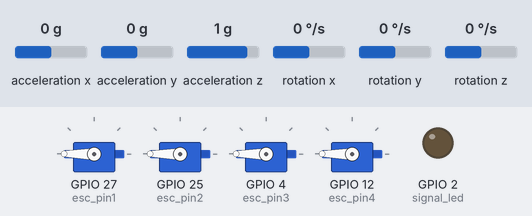
Bench run of a sketch on a simulated ESP32. On the bench: 4 × servo, output pins drawn as LEDs (lit = HIGH). Wiring (inferred from the names in the program): MPU-6050 motion sensor at I2C address 0x68. The test bench sets the inputs (shaded band); at power-on: acceleration x 0 g, acceleration y 0 g, acceleration z 1 g, rotation x 0 °/s, rotation y 0 °/s, rotation z 0 °/s. What the sketch prints to the serial monitor is not drawn.

Above: at 7.3 s.
At 16.3 s:
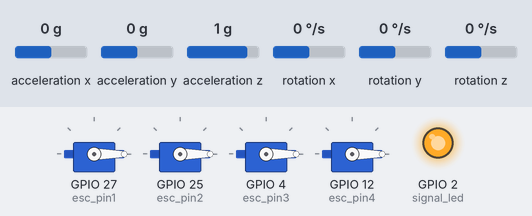
At 24.3 s:
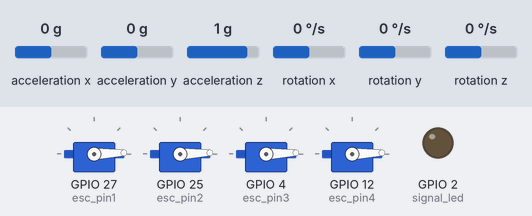
At 25.2 s:
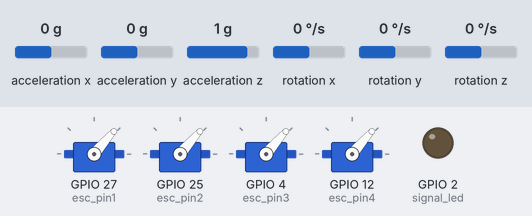
At 26.0 s:
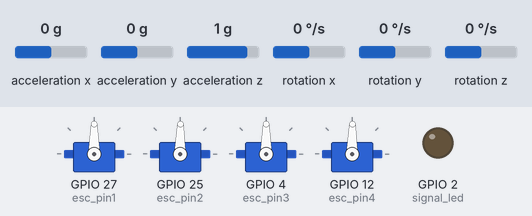
Timing chart, 0 to 27.5 s (numbered marks = the images above):
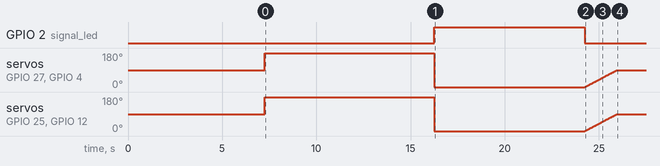

The sketch:

PID_Calibration_Pitch.ino
```cpp
/* --- THIS IS THE CODE TO TEST THE CALIBRATION FOR ESC's ---- */
/*
  Command : Setup -> Motor Start spinning at a startup rate

*/

#include "Wire.h"
#include "ESP32Servo.h"

//potentiometer - value
#define poten 39
float poten_rate;
float pwm_rate;

float longitude;
float latitude;

/* ---- GYROSCOPE VARIABLE ----*/
float RateRoll, RatePitch, RateYaw;  //Gyro Global Variables
//Calibration Variable
float RateCalibrationRoll, RateCalibrationPitch, RateCalibrationYaw;
int RateCalibrationNumber;

/* ---- ACCELEROMETER VARIABLE ----*/
float AccX, AccY, AccZ;
float AngleRoll, AnglePitch;

/* ---- ACCELERATION AND VELOCITY VARIABLE ---- */
float AccZInertial;
float VelocityVertical;

float LoopTimer;

/* ---- KALMAN FILTER VARIABLE ---- */
float KalmanAngleRoll = 0;
float KalmanUncertaintyAgleRoll = 2 * 2;
float KalmanAnglePitch = 0;
float KalmanUncertaintyAglePitch = 2 * 2;

float Kalman1DOutput[] = { 0, 0 };

//Filter Constant
float alpha = 0.98;

/* ---- PID VARIABLE VALUES ---- */
float DesiredRateRoll, DesiredRatePitch, DesiredRateYaw;
float ErrorRateRoll, ErrorRatePitch, ErrorRateYaw;
float InputRoll, InputThrottle, InputPitch, InputYaw;
float PrevErrorRateRoll, PrevErrorRatePitch, PrevErrorRateYaw;
float PrevErrorItermRateRoll, PrevErrorItermRatePitch, PrevErrorItermRateYaw;
float PrevItermRateRoll, PrevItermRatePitch, PrevItermRateYaw;
float PIDReturn[] = { 0, 0, 0 };
float IntegralPitch;

//PID Constant Variable
float PRateRoll = 0.5;
float PRatePitch = PRateRoll;
float PRateYaw = 2;

float IRateRoll = 0;
float IRatePitch = IRateRoll;
float IRateYaw = 12;

float DRateRoll = 0;
float DRatePitch = DRateRoll;
float DRateYaw = 0;

float MotorInput1, MotorInput2, MotorInput3, MotorInput4;

//Timing
unsigned long prevMillis = 0;
//float dt;

void Kalman_1d(float KalmanState, float KalmanUncertainty, float KalmanInput,
               float KalmanMeasurement) {
  KalmanState = KalmanState + 0.004 * KalmanInput;
  KalmanUncertainty = KalmanUncertainty + 0.004 * 0.004 * 4 * 4;

  float KalmanGain = KalmanUncertainty * 1 / (1 * KalmanUncertainty + 3 * 3);
  KalmanState = KalmanState + KalmanGain * (KalmanMeasurement - KalmanState);
  KalmanUncertainty = (1 - KalmanGain) * KalmanUncertainty;

  Kalman1DOutput[0] = KalmanState;
  Kalman1DOutput[1] = KalmanUncertainty;
}

#define signal_led 2

#define voltage_adc 36
float voltage;

#define min_thorttle 1148     //Min PPM Throttle
#define max_thorttle 1832     //Max PPM Throttle
#define center_throttle 1488  //Center PPM Throttle

#define arming 1832    //Arming PPM Signal
#define arm_time 2000  //ESC Arming Time

//Left ESC pin - A
#define esc_pin1 27  //Cw
#define esc_pin2 25  //CCW

//Right ESC pin - B
#define esc_pin3 4   //CW
#define esc_pin4 12  //CCW - Cyclone

//ESC Attach
Servo esc1;
Servo esc2;
Servo esc3;
Servo esc4;

double dt, last_time;
double rate, desired_rate, actual_rate;
float output_pid;

int incomingCom = 0;

void arming_signal() {
  Serial.println("ARMING ESC!");

  esc1.writeMicroseconds(arming);
  esc2.writeMicroseconds(arming);
  esc3.writeMicroseconds(arming);
  esc4.writeMicroseconds(arming);
  unsigned long now = millis();
  while (millis() < now + arm_time) {
    // wait for ESC to arm
  }
}

void calibrating() {
  Serial.println("Sending MAX throttle signal...");
  esc1.writeMicroseconds(max_thorttle);
  esc2.writeMicroseconds(max_thorttle);
  esc3.writeMicroseconds(max_thorttle);
  //esc4.writeMicroseconds(max_thorttle);
  delay(5000);
  Serial.println("Sending MIN throttle signal...");
  esc1.writeMicroseconds(min_thorttle);
  esc2.writeMicroseconds(min_thorttle);
  esc3.writeMicroseconds(min_thorttle);
  //esc4.writeMicroseconds(min_thorttle);
  delay(5000);
  Serial.println("Sending CENTER throttle signal...");
  esc1.writeMicroseconds(center_throttle);
  esc2.writeMicroseconds(center_throttle);
  esc3.writeMicroseconds(center_throttle);
  esc4.writeMicroseconds(center_throttle);
  delay(5000);

  Serial.println("ESC_ARMED!");
  Serial.println("ESC - Calibrated - Completed");
}

void soft_start_to_center() {
  int startPulse = min_thorttle;
  int endPulse = center_throttle;
  int stepSize = 2;    // µs per step (smaller = smoother, slower start)
  int delayTime = 10;  // ms between steps

  for (int pulse = startPulse; pulse <= endPulse; pulse += stepSize) {
    esc1.writeMicroseconds(pulse);
    esc2.writeMicroseconds(pulse);
    esc3.writeMicroseconds(pulse);
    esc4.writeMicroseconds(pulse);
    delay(delayTime);
  }
}


void gyro_signals(void) {  //Start I2C command

  //Configuring the MPU-6050 Gyroscope
  Wire.beginTransmission(0x68);
  //Switch on the low pass filter
  Wire.write(0x1A);
  Wire.write(0x05);
  Wire.endTransmission();

  //Access Register Story Accelerometer Measurements
  Wire.beginTransmission(0x68);
  Wire.write(0x1C);
  Wire.write(0x10);
  Wire.endTransmission();

  //Pulling Accelerometer Value
  Wire.beginTransmission(0x68);
  Wire.write(0x3B);
  Wire.endTransmission();
  Wire.requestFrom(0x68, 6);

  int16_t AccXLSB = Wire.read() << 8 | Wire.read();
  int16_t AccYLSB = Wire.read() << 8 | Wire.read();
  int16_t AccZLSB = Wire.read() << 8 | Wire.read();

  //Set the Sensitivity Scale Factor
  Wire.beginTransmission(0x68);
  Wire.write(0x1B);
  Wire.write(0x8);
  Wire.endTransmission();

  //Access Register Story Gyro Measurements
  Wire.beginTransmission(0x68);
  Wire.write(0x43);
  Wire.endTransmission();
  //Receiving X, Y, and Z axis information
  Wire.requestFrom(0x68, 6);

  int16_t GyroX = Wire.read() << 8 | Wire.read();  //X - axis
  int16_t GyroY = Wire.read() << 8 | Wire.read();  //Y - axis
  int16_t GyroZ = Wire.read() << 8 | Wire.read();  //Z - axis

  //Convert measurement to degrees per second
  RateRoll = (float)GyroX / 65.5;
  RatePitch = (float)GyroY / 65.5;
  RateYaw = (float)GyroZ / 65.5;

  //Convert Measurements to Physical Values
  AccX = (float)AccXLSB / 4096 - 0.06;
  AccY = (float)AccYLSB / 4096 - 0.01;
  AccZ = (float)AccZLSB / 4096 - 0.02;

  AngleRoll = atan(AccY / sqrt(AccX * AccX + AccZ * AccZ)) * 1 / (3.142 / 180);
  AnglePitch = -atan(AccX / sqrt(AccY * AccY + AccZ * AccZ)) * 1 / (3.142 / 180);
}

void pitch_pid() {
  //DesiredRatePitch = map(pwm_rate, min_thorttle, max_thorttle, -75, 70);
  DesiredRatePitch = 0;  //For Hovering
  ErrorRatePitch = DesiredRatePitch - AnglePitch;

  if ( -3 < DesiredRatePitch < 3) {
    IntegralPitch = IntegralPitch + (IRatePitch * (ErrorRatePitch * dt));
  }

  InputPitch = (PRatePitch * ErrorRatePitch) + IntegralPitch + (DRatePitch * ErrorRatePitch / dt);
}

void setup() {
  /* ---- IMU CALIBRATION AND SETUP ----*/
  //Setting I2C Clock Speed
  Wire.setClock(400000);
  Wire.begin();
  delay(250);

  //Turning ON the MPU-6050
  Wire.beginTransmission(0x68);
  Wire.write(0x6B);
  Wire.write(0x00);

  Wire.endTransmission();

  //IMU Calibration - Gyroscope Zeroing
  for (RateCalibrationNumber = 0;     //The value all calibration Shold be
       RateCalibrationNumber < 2000;  //The amount it take to take the value from the IMU
       RateCalibrationNumber++) {     //
    gyro_signals();
    RateCalibrationRoll += RateRoll;
    RateCalibrationPitch += RatePitch;
    RateCalibrationYaw += RateYaw;
    delay(1);
  }
  //Calculate Calibration Values
  RateCalibrationRoll /= 2000;
  RateCalibrationPitch /= 2000;
  RateCalibrationYaw /= 2000;


  Serial.begin(115200);

  pinMode(poten, INPUT);
  pinMode(signal_led, OUTPUT);

  // Allow allocation of all timers
  ESP32PWM::allocateTimer(0);
  ESP32PWM::allocateTimer(1);
  ESP32PWM::allocateTimer(2);
  ESP32PWM::allocateTimer(3);

  esc1.setPeriodHertz(50);  // Standard 50hz servo
  esc2.setPeriodHertz(50);  // Standard 50hz servo
  esc3.setPeriodHertz(50);  // Standard 50hz servo
  esc4.setPeriodHertz(50);  // Standard 50hz servo

  esc1.attach(esc_pin1, min_thorttle, max_thorttle);
  esc2.attach(esc_pin2, min_thorttle, max_thorttle);
  esc3.attach(esc_pin3, min_thorttle, max_thorttle);
  esc4.attach(esc_pin4, min_thorttle, max_thorttle);

  arming_signal();
  //calibrating();
  delay(7000);
  Serial.println("ESC Armed and Ready!");
  digitalWrite(signal_led, HIGH);
  esc1.writeMicroseconds(min_thorttle);  //Emax
  esc2.writeMicroseconds(min_thorttle);  //Emax
  esc3.writeMicroseconds(min_thorttle);  //Cyclone
  esc4.writeMicroseconds(min_thorttle);  //Emax
  delay(8000);
  digitalWrite(signal_led, LOW);
  soft_start_to_center();

  prevMillis = millis();
}

void loop() {
  unsigned long now = millis();
  dt = (now - prevMillis) / 1000.0;
  prevMillis = now;

  gyro_signals();  //Calling Gyro Function
  AccZInertial = sin(AnglePitch * (3.142 / 180)) * AccX + cos(AnglePitch * (3.142 / 180)) * sin(AngleRoll * (3.142 / 180)) * AccY + cos(AnglePitch * (3.142 / 180)) * cos(AngleRoll * (3.142 / 180)) * AccZ;
  AccZInertial = (AccZInertial - 1) * 9.81 * 100;

  VelocityVertical = VelocityVertical + AccZInertial * 0.004;

  RateRoll -= RateCalibrationRoll;    //* dt
  RatePitch -= RateCalibrationPitch;  //* dt
  RateYaw -= RateCalibrationYaw;      //* dt

  Kalman_1d(KalmanAngleRoll, KalmanUncertaintyAgleRoll, RateRoll, AngleRoll);
  KalmanAngleRoll = Kalman1DOutput[0];
  KalmanUncertaintyAglePitch = Kalman1DOutput[1];
  Kalman_1d(KalmanAnglePitch, KalmanUncertaintyAglePitch, RatePitch, AnglePitch);
  KalmanAnglePitch = Kalman1DOutput[0];
  KalmanUncertaintyAglePitch = Kalman1DOutput[1];

  //Serial.print(AnglePitch);
  //Serial.print("  ");

  pitch_pid();
  //poten_pwm();
  pwm_run();
  data_send_array();

  //Serial.println();
  //delayMicroseconds(5);
}


void poten_pwm() {
  /********** MOTOR - Driving ************/
  poten_rate = analogRead(poten);
  //pwm_rate = map(poten_rate, 0, 4095, min_thorttle, max_thorttle);
  pwm_rate = 1488;

  esc1.writeMicroseconds(pwm_rate);  //Emax - 3
  esc2.writeMicroseconds(pwm_rate);  //Emax - 2
  esc3.writeMicroseconds(pwm_rate);  //Emax - 4
  esc4.writeMicroseconds(pwm_rate);  //Cyclone - 1

  /*Serial.print(poten_rate);
  Serial.print("  ");
  Serial.print(pwm_rate);
  Serial.print("  ");
  */

  data_send_array();
  Serial.println();
}

void pwm_run() {
  pwm_rate = 1488;
  InputPitch = constrain(InputPitch, -200, 200);

  MotorInput1 = constrain(pwm_rate - InputPitch, min_thorttle, max_thorttle);
  MotorInput2 = constrain(pwm_rate + InputPitch, min_thorttle, max_thorttle);
  MotorInput3 = constrain(pwm_rate - InputPitch, min_thorttle, max_thorttle);
  MotorInput4 = constrain(pwm_rate + InputPitch, min_thorttle, max_thorttle);

  int MIN_SPIN = min_thorttle + 50;  // just above stall point
  if (MotorInput1 < MIN_SPIN) MotorInput1 = MIN_SPIN;
  if (MotorInput2 < MIN_SPIN) MotorInput2 = MIN_SPIN;
  if (MotorInput3 < MIN_SPIN) MotorInput3 = MIN_SPIN;
  if (MotorInput4 < MIN_SPIN) MotorInput4 = MIN_SPIN;

  esc1.writeMicroseconds(MotorInput1);  //Emax - 3
  esc2.writeMicroseconds(MotorInput2);  //Emax - 2
  esc3.writeMicroseconds(MotorInput3);  //Cyclone - 1
  esc4.writeMicroseconds(MotorInput4);  //Emax - 4
}

void data_send_array() {
  String fcu_data = String(DesiredRatePitch) + "#" + String(AnglePitch) + "#"
  + String(ErrorRatePitch) + "#" + String(MotorInput1) + "#" + String(MotorInput2)
  + "#" + String(MotorInput3) + "#" + String(MotorInput4) + "#" + String (PRatePitch)
  + "#" + String(IntegralPitch) + "#" + String(DRatePitch) + "#" + String(ErrorRatePitch)
  + "#" + String(InputPitch) + "#" + String(longitude) + "#" + String(latitude)
  + "#" + String(AnglePitch) + "#" + String(AngleRoll) + "#" + String(RateYaw);
  Serial.print(fcu_data);

  Serial.println();
}
```
